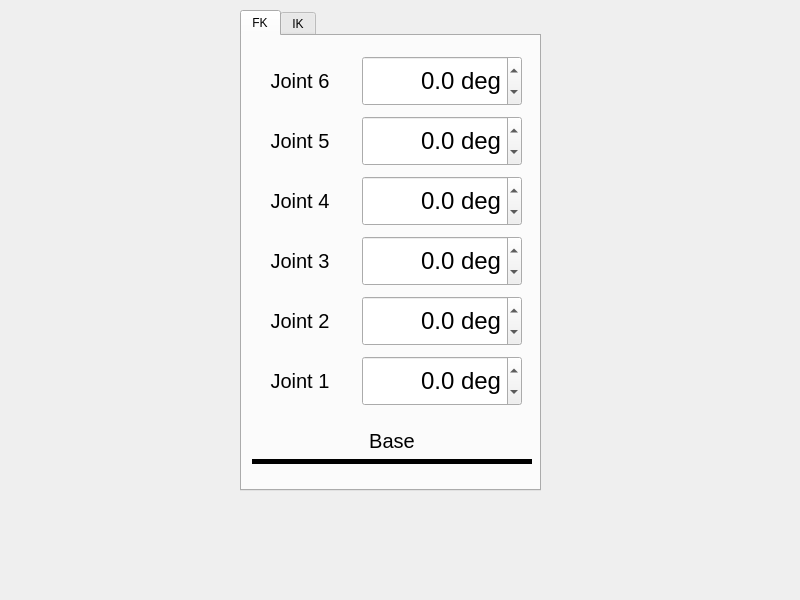
<?xml version="1.0" encoding="UTF-8"?>
<ui version="4.0">
 <class>MainWindow</class>
 <widget class="QMainWindow" name="MainWindow">
  <property name="geometry">
   <rect>
    <x>0</x>
    <y>0</y>
    <width>800</width>
    <height>600</height>
   </rect>
  </property>
  <property name="windowTitle">
   <string>MainWindow</string>
  </property>
  <widget class="QWidget" name="centralwidget">
   <widget class="QLabel" name="PositionLog">
    <property name="geometry">
     <rect>
      <x>25</x>
      <y>550</y>
      <width>740</width>
      <height>30</height>
     </rect>
    </property>
    <property name="font">
     <font>
      <pointsize>16</pointsize>
     </font>
    </property>
    <property name="text">
     <string/>
    </property>
   </widget>
   <widget class="QTabWidget" name="KinemaTab">
    <property name="geometry">
     <rect>
      <x>240</x>
      <y>10</y>
      <width>301</width>
      <height>481</height>
     </rect>
    </property>
    <property name="currentIndex">
     <number>0</number>
    </property>
    <widget class="QWidget" name="FK">
     <attribute name="title">
      <string>FK</string>
     </attribute>
     <widget class="QDoubleSpinBox" name="AngleSpinBox_1">
      <property name="geometry">
       <rect>
        <x>120</x>
        <y>320</y>
        <width>160</width>
        <height>50</height>
       </rect>
      </property>
      <property name="font">
       <font>
        <pointsize>18</pointsize>
       </font>
      </property>
      <property name="alignment">
       <set>Qt::AlignRight|Qt::AlignTrailing|Qt::AlignVCenter</set>
      </property>
      <property name="suffix">
       <string> deg</string>
      </property>
      <property name="decimals">
       <number>1</number>
      </property>
      <property name="minimum">
       <double>-120.000000000000000</double>
      </property>
      <property name="maximum">
       <double>120.000000000000000</double>
      </property>
     </widget>
     <widget class="QLabel" name="LinkName_1">
      <property name="geometry">
       <rect>
        <x>8</x>
        <y>320</y>
        <width>100</width>
        <height>50</height>
       </rect>
      </property>
      <property name="font">
       <font>
        <pointsize>15</pointsize>
       </font>
      </property>
      <property name="text">
       <string>Joint 1</string>
      </property>
      <property name="alignment">
       <set>Qt::AlignCenter</set>
      </property>
     </widget>
     <widget class="QLabel" name="LinkName_2">
      <property name="geometry">
       <rect>
        <x>8</x>
        <y>260</y>
        <width>100</width>
        <height>50</height>
       </rect>
      </property>
      <property name="font">
       <font>
        <pointsize>15</pointsize>
       </font>
      </property>
      <property name="text">
       <string>Joint 2</string>
      </property>
      <property name="alignment">
       <set>Qt::AlignCenter</set>
      </property>
     </widget>
     <widget class="QLabel" name="LinkName_6">
      <property name="geometry">
       <rect>
        <x>8</x>
        <y>20</y>
        <width>100</width>
        <height>50</height>
       </rect>
      </property>
      <property name="font">
       <font>
        <pointsize>15</pointsize>
       </font>
      </property>
      <property name="text">
       <string>Joint 6</string>
      </property>
      <property name="alignment">
       <set>Qt::AlignCenter</set>
      </property>
     </widget>
     <widget class="QDoubleSpinBox" name="AngleSpinBox_2">
      <property name="geometry">
       <rect>
        <x>120</x>
        <y>260</y>
        <width>160</width>
        <height>50</height>
       </rect>
      </property>
      <property name="font">
       <font>
        <pointsize>18</pointsize>
       </font>
      </property>
      <property name="alignment">
       <set>Qt::AlignRight|Qt::AlignTrailing|Qt::AlignVCenter</set>
      </property>
      <property name="suffix">
       <string> deg</string>
      </property>
      <property name="decimals">
       <number>1</number>
      </property>
      <property name="minimum">
       <double>-120.000000000000000</double>
      </property>
      <property name="maximum">
       <double>120.000000000000000</double>
      </property>
     </widget>
     <widget class="QDoubleSpinBox" name="AngleSpinBox_6">
      <property name="geometry">
       <rect>
        <x>120</x>
        <y>20</y>
        <width>160</width>
        <height>50</height>
       </rect>
      </property>
      <property name="font">
       <font>
        <pointsize>18</pointsize>
       </font>
      </property>
      <property name="alignment">
       <set>Qt::AlignRight|Qt::AlignTrailing|Qt::AlignVCenter</set>
      </property>
      <property name="suffix">
       <string> deg</string>
      </property>
      <property name="decimals">
       <number>1</number>
      </property>
      <property name="minimum">
       <double>-120.000000000000000</double>
      </property>
      <property name="maximum">
       <double>120.000000000000000</double>
      </property>
      <property name="value">
       <double>0.000000000000000</double>
      </property>
     </widget>
     <widget class="QLabel" name="LinkName_4">
      <property name="geometry">
       <rect>
        <x>8</x>
        <y>140</y>
        <width>100</width>
        <height>50</height>
       </rect>
      </property>
      <property name="font">
       <font>
        <pointsize>15</pointsize>
       </font>
      </property>
      <property name="text">
       <string>Joint 4</string>
      </property>
      <property name="alignment">
       <set>Qt::AlignCenter</set>
      </property>
     </widget>
     <widget class="QDoubleSpinBox" name="AngleSpinBox_4">
      <property name="geometry">
       <rect>
        <x>120</x>
        <y>140</y>
        <width>160</width>
        <height>50</height>
       </rect>
      </property>
      <property name="font">
       <font>
        <pointsize>18</pointsize>
       </font>
      </property>
      <property name="alignment">
       <set>Qt::AlignRight|Qt::AlignTrailing|Qt::AlignVCenter</set>
      </property>
      <property name="suffix">
       <string> deg</string>
      </property>
      <property name="decimals">
       <number>1</number>
      </property>
      <property name="minimum">
       <double>-120.000000000000000</double>
      </property>
      <property name="maximum">
       <double>120.000000000000000</double>
      </property>
     </widget>
     <widget class="QLabel" name="LinkName_3">
      <property name="geometry">
       <rect>
        <x>8</x>
        <y>200</y>
        <width>100</width>
        <height>50</height>
       </rect>
      </property>
      <property name="font">
       <font>
        <pointsize>15</pointsize>
       </font>
      </property>
      <property name="text">
       <string>Joint 3</string>
      </property>
      <property name="alignment">
       <set>Qt::AlignCenter</set>
      </property>
     </widget>
     <widget class="QDoubleSpinBox" name="AngleSpinBox_3">
      <property name="geometry">
       <rect>
        <x>120</x>
        <y>200</y>
        <width>160</width>
        <height>50</height>
       </rect>
      </property>
      <property name="font">
       <font>
        <pointsize>18</pointsize>
       </font>
      </property>
      <property name="alignment">
       <set>Qt::AlignRight|Qt::AlignTrailing|Qt::AlignVCenter</set>
      </property>
      <property name="suffix">
       <string> deg</string>
      </property>
      <property name="decimals">
       <number>1</number>
      </property>
      <property name="minimum">
       <double>-120.000000000000000</double>
      </property>
      <property name="maximum">
       <double>120.000000000000000</double>
      </property>
     </widget>
     <widget class="QDoubleSpinBox" name="AngleSpinBox_5">
      <property name="geometry">
       <rect>
        <x>120</x>
        <y>80</y>
        <width>160</width>
        <height>50</height>
       </rect>
      </property>
      <property name="font">
       <font>
        <pointsize>18</pointsize>
       </font>
      </property>
      <property name="alignment">
       <set>Qt::AlignRight|Qt::AlignTrailing|Qt::AlignVCenter</set>
      </property>
      <property name="suffix">
       <string> deg</string>
      </property>
      <property name="decimals">
       <number>1</number>
      </property>
      <property name="minimum">
       <double>-120.000000000000000</double>
      </property>
      <property name="maximum">
       <double>120.000000000000000</double>
      </property>
     </widget>
     <widget class="QLabel" name="LinkName_5">
      <property name="geometry">
       <rect>
        <x>8</x>
        <y>80</y>
        <width>100</width>
        <height>50</height>
       </rect>
      </property>
      <property name="font">
       <font>
        <pointsize>15</pointsize>
       </font>
      </property>
      <property name="text">
       <string>Joint 5</string>
      </property>
      <property name="alignment">
       <set>Qt::AlignCenter</set>
      </property>
     </widget>
     <widget class="QLabel" name="Base">
      <property name="geometry">
       <rect>
        <x>100</x>
        <y>380</y>
        <width>100</width>
        <height>50</height>
       </rect>
      </property>
      <property name="font">
       <font>
        <pointsize>15</pointsize>
       </font>
      </property>
      <property name="text">
       <string>Base</string>
      </property>
      <property name="alignment">
       <set>Qt::AlignCenter</set>
      </property>
     </widget>
     <widget class="Line" name="line">
      <property name="geometry">
       <rect>
        <x>10</x>
        <y>420</y>
        <width>280</width>
        <height>10</height>
       </rect>
      </property>
      <property name="autoFillBackground">
       <bool>false</bool>
      </property>
      <property name="frameShadow">
       <enum>QFrame::Plain</enum>
      </property>
      <property name="lineWidth">
       <number>5</number>
      </property>
      <property name="orientation">
       <enum>Qt::Horizontal</enum>
      </property>
     </widget>
    </widget>
    <widget class="QWidget" name="IK">
     <attribute name="title">
      <string>IK</string>
     </attribute>
     <widget class="QDoubleSpinBox" name="AngleSpinBox_rp">
      <property name="geometry">
       <rect>
        <x>120</x>
        <y>260</y>
        <width>160</width>
        <height>50</height>
       </rect>
      </property>
      <property name="font">
       <font>
        <pointsize>18</pointsize>
       </font>
      </property>
      <property name="alignment">
       <set>Qt::AlignRight|Qt::AlignTrailing|Qt::AlignVCenter</set>
      </property>
      <property name="suffix">
       <string> deg</string>
      </property>
      <property name="decimals">
       <number>1</number>
      </property>
      <property name="minimum">
       <double>-360.000000000000000</double>
      </property>
      <property name="maximum">
       <double>360.000000000000000</double>
      </property>
     </widget>
     <widget class="QLabel" name="PositionY">
      <property name="geometry">
       <rect>
        <x>8</x>
        <y>80</y>
        <width>100</width>
        <height>50</height>
       </rect>
      </property>
      <property name="font">
       <font>
        <pointsize>15</pointsize>
       </font>
      </property>
      <property name="text">
       <string>Position Y</string>
      </property>
      <property name="alignment">
       <set>Qt::AlignCenter</set>
      </property>
     </widget>
     <widget class="QDoubleSpinBox" name="AngleSpinBox_ry">
      <property name="geometry">
       <rect>
        <x>120</x>
        <y>320</y>
        <width>160</width>
        <height>50</height>
       </rect>
      </property>
      <property name="font">
       <font>
        <pointsize>18</pointsize>
       </font>
      </property>
      <property name="alignment">
       <set>Qt::AlignRight|Qt::AlignTrailing|Qt::AlignVCenter</set>
      </property>
      <property name="suffix">
       <string> deg</string>
      </property>
      <property name="decimals">
       <number>1</number>
      </property>
      <property name="minimum">
       <double>-360.000000000000000</double>
      </property>
      <property name="maximum">
       <double>360.000000000000000</double>
      </property>
     </widget>
     <widget class="QDoubleSpinBox" name="AngleSpinBox_posx">
      <property name="geometry">
       <rect>
        <x>120</x>
        <y>20</y>
        <width>160</width>
        <height>50</height>
       </rect>
      </property>
      <property name="font">
       <font>
        <pointsize>18</pointsize>
       </font>
      </property>
      <property name="alignment">
       <set>Qt::AlignRight|Qt::AlignTrailing|Qt::AlignVCenter</set>
      </property>
      <property name="suffix">
       <string> mm</string>
      </property>
      <property name="decimals">
       <number>1</number>
      </property>
      <property name="minimum">
       <double>-200.000000000000000</double>
      </property>
      <property name="maximum">
       <double>200.000000000000000</double>
      </property>
      <property name="value">
       <double>0.000000000000000</double>
      </property>
     </widget>
     <widget class="QLabel" name="Yaw">
      <property name="geometry">
       <rect>
        <x>8</x>
        <y>320</y>
        <width>100</width>
        <height>50</height>
       </rect>
      </property>
      <property name="font">
       <font>
        <pointsize>15</pointsize>
       </font>
      </property>
      <property name="text">
       <string>Yaw</string>
      </property>
      <property name="alignment">
       <set>Qt::AlignCenter</set>
      </property>
     </widget>
     <widget class="QLabel" name="PositionX">
      <property name="geometry">
       <rect>
        <x>8</x>
        <y>20</y>
        <width>100</width>
        <height>50</height>
       </rect>
      </property>
      <property name="font">
       <font>
        <pointsize>15</pointsize>
       </font>
      </property>
      <property name="text">
       <string>Position X</string>
      </property>
      <property name="alignment">
       <set>Qt::AlignCenter</set>
      </property>
     </widget>
     <widget class="QDoubleSpinBox" name="AngleSpinBox_posy">
      <property name="geometry">
       <rect>
        <x>120</x>
        <y>80</y>
        <width>160</width>
        <height>50</height>
       </rect>
      </property>
      <property name="font">
       <font>
        <pointsize>18</pointsize>
       </font>
      </property>
      <property name="alignment">
       <set>Qt::AlignRight|Qt::AlignTrailing|Qt::AlignVCenter</set>
      </property>
      <property name="suffix">
       <string> mm</string>
      </property>
      <property name="decimals">
       <number>1</number>
      </property>
      <property name="minimum">
       <double>-200.000000000000000</double>
      </property>
      <property name="maximum">
       <double>200.000000000000000</double>
      </property>
     </widget>
     <widget class="QLabel" name="PositionZ">
      <property name="geometry">
       <rect>
        <x>8</x>
        <y>140</y>
        <width>100</width>
        <height>50</height>
       </rect>
      </property>
      <property name="font">
       <font>
        <pointsize>15</pointsize>
       </font>
      </property>
      <property name="text">
       <string>Position Z</string>
      </property>
      <property name="alignment">
       <set>Qt::AlignCenter</set>
      </property>
     </widget>
     <widget class="QDoubleSpinBox" name="AngleSpinBox_posz">
      <property name="geometry">
       <rect>
        <x>120</x>
        <y>140</y>
        <width>160</width>
        <height>50</height>
       </rect>
      </property>
      <property name="font">
       <font>
        <pointsize>18</pointsize>
       </font>
      </property>
      <property name="alignment">
       <set>Qt::AlignRight|Qt::AlignTrailing|Qt::AlignVCenter</set>
      </property>
      <property name="suffix">
       <string> mm</string>
      </property>
      <property name="decimals">
       <number>1</number>
      </property>
      <property name="minimum">
       <double>-50.000000000000000</double>
      </property>
      <property name="maximum">
       <double>600.000000000000000</double>
      </property>
     </widget>
     <widget class="QLabel" name="Pitch">
      <property name="geometry">
       <rect>
        <x>8</x>
        <y>260</y>
        <width>100</width>
        <height>50</height>
       </rect>
      </property>
      <property name="font">
       <font>
        <pointsize>15</pointsize>
       </font>
      </property>
      <property name="text">
       <string>Pitch</string>
      </property>
      <property name="alignment">
       <set>Qt::AlignCenter</set>
      </property>
     </widget>
     <widget class="QDoubleSpinBox" name="AngleSpinBox_rr">
      <property name="geometry">
       <rect>
        <x>120</x>
        <y>200</y>
        <width>160</width>
        <height>50</height>
       </rect>
      </property>
      <property name="font">
       <font>
        <pointsize>18</pointsize>
       </font>
      </property>
      <property name="alignment">
       <set>Qt::AlignRight|Qt::AlignTrailing|Qt::AlignVCenter</set>
      </property>
      <property name="suffix">
       <string> deg</string>
      </property>
      <property name="decimals">
       <number>1</number>
      </property>
      <property name="minimum">
       <double>-360.000000000000000</double>
      </property>
      <property name="maximum">
       <double>360.000000000000000</double>
      </property>
     </widget>
     <widget class="QLabel" name="Roll">
      <property name="geometry">
       <rect>
        <x>8</x>
        <y>200</y>
        <width>100</width>
        <height>50</height>
       </rect>
      </property>
      <property name="font">
       <font>
        <pointsize>15</pointsize>
       </font>
      </property>
      <property name="text">
       <string>Roll</string>
      </property>
      <property name="alignment">
       <set>Qt::AlignCenter</set>
      </property>
     </widget>
     <widget class="QLabel" name="Yaw_2">
      <property name="geometry">
       <rect>
        <x>8</x>
        <y>380</y>
        <width>100</width>
        <height>50</height>
       </rect>
      </property>
      <property name="font">
       <font>
        <pointsize>15</pointsize>
       </font>
      </property>
      <property name="text">
       <string/>
      </property>
      <property name="alignment">
       <set>Qt::AlignCenter</set>
      </property>
     </widget>
    </widget>
   </widget>
   <widget class="QLabel" name="AnglesLog">
    <property name="enabled">
     <bool>true</bool>
    </property>
    <property name="geometry">
     <rect>
      <x>25</x>
      <y>510</y>
      <width>740</width>
      <height>30</height>
     </rect>
    </property>
    <property name="font">
     <font>
      <pointsize>16</pointsize>
     </font>
    </property>
    <property name="text">
     <string/>
    </property>
    <property name="alignment">
     <set>Qt::AlignLeading|Qt::AlignLeft|Qt::AlignVCenter</set>
    </property>
   </widget>
  </widget>
 </widget>
 <resources/>
 <connections/>
</ui>
